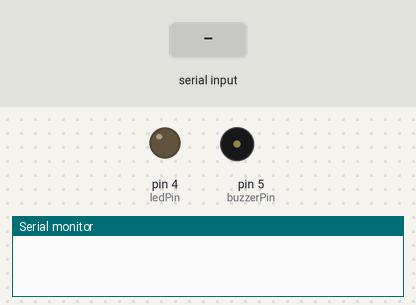
Simulated run of this sketch. Board: Arduino Uno, built with avr-gcc and run on an emulated ATmega328P. Parts: output pins drawn as LEDs (lit = HIGH), buzzer (waves = sounding), the last lines printed to the serial monitor. The test bench sets the inputs (shaded band).

Above: at 1.2 s.
1.3 s: "R,1\n" received over Serial
At 1.6 s:
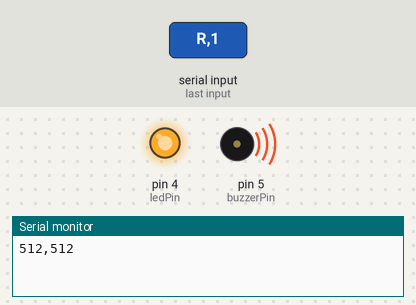
Timing chart, 0 to 4.3 s (numbered marks = the images above; inputs shaded):
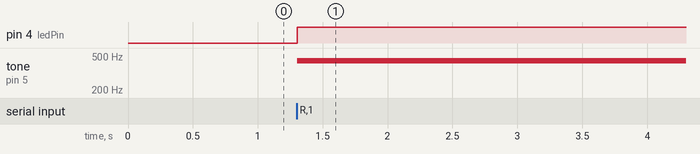

The sketch:

KenanE_SS6.ino
```cpp
/*
  Kenan Esso
  Assignment 6 - Serial Handshaking (Call & Response)

  Sensors:
  - Potentiometer 1 on 1
  - Potentiometer 2 on 2

  Actuators:
  - LED on pin 4
  - Piezo buzzer on pin 5

  Handshaking:
  p5.js sends:  R,mode
  Arduino sends: pot1,pot2
*/

const int pot1Pin = 1;
const int pot2Pin = 2;

const int ledPin = 4;
const int buzzerPin = 5;

int mode = 0; // 0 = calm, 1 = active

void setup() {
  pinMode(ledPin, OUTPUT);
  pinMode(buzzerPin, OUTPUT);

  Serial.begin(9600);
}

void loop() {
  // only do something if p5 sent a request
  if (Serial.available() > 0) {
    String message = Serial.readStringUntil('\n');
    message.trim();

    // expected format: R,0  or  R,1
    int commaIndex = message.indexOf(',');

    if (commaIndex > 0) {
      String requestPart = message.substring(0, commaIndex);
      String modePart = message.substring(commaIndex + 1);

      // update mode sent from p5.js
      mode = modePart.toInt();

      // control actuators based on mode
      updateActuators();

      // if the first part is R, send sensor data back
      if (requestPart == "R") {
        int pot1 = analogRead(pot1Pin);
        int pot2 = analogRead(pot2Pin);

        Serial.print(pot1);
        Serial.print(",");
        Serial.println(pot2);
      }
    }
  }
}

void updateActuators() {
  if (mode == 0) {
    // calm mode
    digitalWrite(ledPin, LOW);
    noTone(buzzerPin);
  } else {
    // active mode
    digitalWrite(ledPin, HIGH);
    tone(buzzerPin, 440); // A note
  }
}
```

Measured:
- after the input at 1.3 s, pin 4 (ledPin): LOW → HIGH at once; tone on pin 5 (buzzerPin): silent → 440 Hz at once
